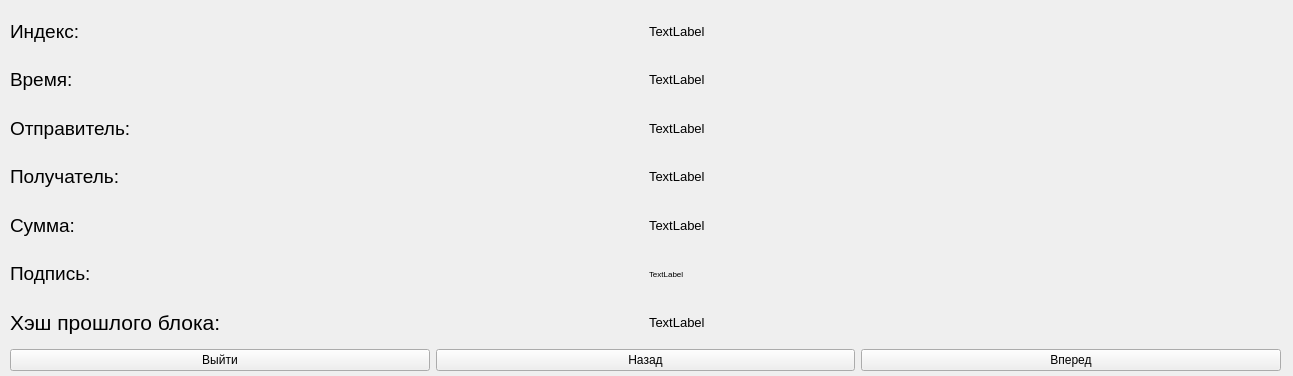
<?xml version="1.0" encoding="UTF-8"?>
<ui version="4.0">
 <class>blockchain</class>
 <widget class="QWidget" name="blockchain">
  <property name="geometry">
   <rect>
    <x>0</x>
    <y>0</y>
    <width>1293</width>
    <height>376</height>
   </rect>
  </property>
  <property name="windowTitle">
   <string>Form</string>
  </property>
  <widget class="QWidget" name="">
   <property name="geometry">
    <rect>
     <x>10</x>
     <y>10</y>
     <width>1271</width>
     <height>361</height>
    </rect>
   </property>
   <layout class="QVBoxLayout" name="verticalLayout_3">
    <item>
     <layout class="QHBoxLayout" name="horizontalLayout">
      <item>
       <layout class="QVBoxLayout" name="verticalLayout">
        <item>
         <widget class="QLabel" name="label">
          <property name="font">
           <font>
            <pointsize>14</pointsize>
           </font>
          </property>
          <property name="text">
           <string>Индекс:</string>
          </property>
         </widget>
        </item>
        <item>
         <widget class="QLabel" name="label_2">
          <property name="font">
           <font>
            <pointsize>14</pointsize>
           </font>
          </property>
          <property name="text">
           <string>Время:</string>
          </property>
         </widget>
        </item>
        <item>
         <widget class="QLabel" name="label_3">
          <property name="font">
           <font>
            <pointsize>14</pointsize>
           </font>
          </property>
          <property name="text">
           <string>Отправитель:</string>
          </property>
         </widget>
        </item>
        <item>
         <widget class="QLabel" name="label_4">
          <property name="font">
           <font>
            <pointsize>14</pointsize>
           </font>
          </property>
          <property name="text">
           <string>Получатель:</string>
          </property>
         </widget>
        </item>
        <item>
         <widget class="QLabel" name="label_5">
          <property name="font">
           <font>
            <pointsize>14</pointsize>
           </font>
          </property>
          <property name="text">
           <string>Сумма:</string>
          </property>
         </widget>
        </item>
        <item>
         <widget class="QLabel" name="label_6">
          <property name="font">
           <font>
            <pointsize>14</pointsize>
           </font>
          </property>
          <property name="text">
           <string>Подпись:</string>
          </property>
         </widget>
        </item>
        <item>
         <widget class="QLabel" name="label_7">
          <property name="font">
           <font>
            <pointsize>16</pointsize>
           </font>
          </property>
          <property name="text">
           <string>Хэш прошлого блока:</string>
          </property>
         </widget>
        </item>
       </layout>
      </item>
      <item>
       <layout class="QVBoxLayout" name="verticalLayout_2">
        <item>
         <widget class="QLabel" name="Index">
          <property name="font">
           <font>
            <pointsize>10</pointsize>
           </font>
          </property>
          <property name="text">
           <string>TextLabel</string>
          </property>
         </widget>
        </item>
        <item>
         <widget class="QLabel" name="Time">
          <property name="font">
           <font>
            <pointsize>10</pointsize>
           </font>
          </property>
          <property name="text">
           <string>TextLabel</string>
          </property>
         </widget>
        </item>
        <item>
         <widget class="QLabel" name="Sender">
          <property name="font">
           <font>
            <pointsize>10</pointsize>
           </font>
          </property>
          <property name="text">
           <string>TextLabel</string>
          </property>
         </widget>
        </item>
        <item>
         <widget class="QLabel" name="Reciever">
          <property name="font">
           <font>
            <pointsize>10</pointsize>
           </font>
          </property>
          <property name="text">
           <string>TextLabel</string>
          </property>
         </widget>
        </item>
        <item>
         <widget class="QLabel" name="Sum">
          <property name="font">
           <font>
            <pointsize>10</pointsize>
           </font>
          </property>
          <property name="text">
           <string>TextLabel</string>
          </property>
         </widget>
        </item>
        <item>
         <widget class="QLabel" name="Sign">
          <property name="font">
           <font>
            <pointsize>6</pointsize>
           </font>
          </property>
          <property name="text">
           <string>TextLabel</string>
          </property>
         </widget>
        </item>
        <item>
         <widget class="QLabel" name="Hash">
          <property name="font">
           <font>
            <pointsize>10</pointsize>
           </font>
          </property>
          <property name="text">
           <string>TextLabel</string>
          </property>
         </widget>
        </item>
       </layout>
      </item>
     </layout>
    </item>
    <item>
     <layout class="QHBoxLayout" name="horizontalLayout_2">
      <item>
       <widget class="QPushButton" name="pushButton_2">
        <property name="text">
         <string>Выйти</string>
        </property>
       </widget>
      </item>
      <item>
       <widget class="QPushButton" name="pushButton_3">
        <property name="text">
         <string>Назад</string>
        </property>
       </widget>
      </item>
      <item>
       <widget class="QPushButton" name="pushButton">
        <property name="text">
         <string>Вперед</string>
        </property>
       </widget>
      </item>
     </layout>
    </item>
   </layout>
  </widget>
 </widget>
 <resources/>
 <connections/>
</ui>
